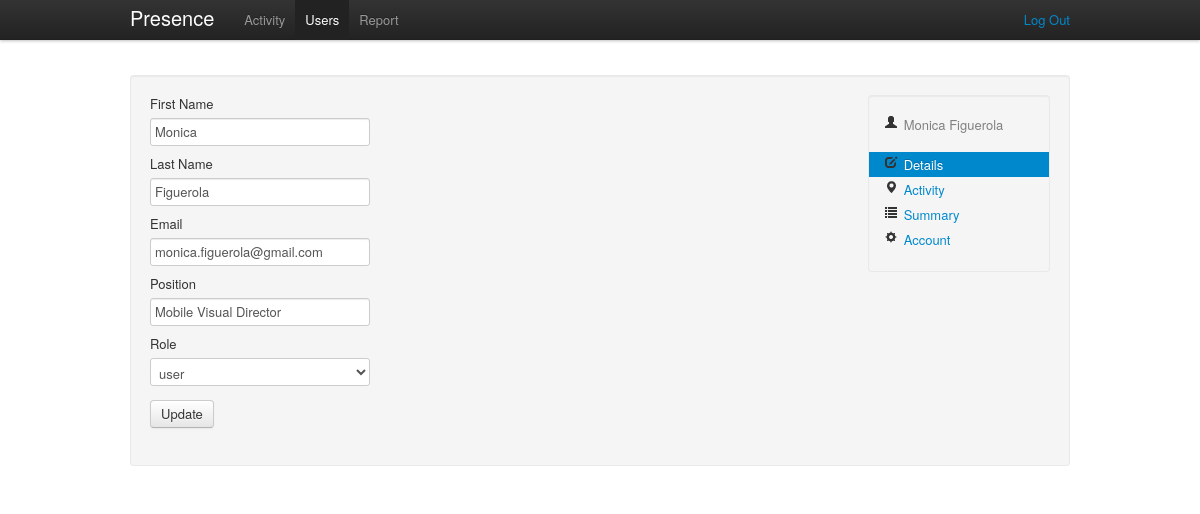
/admin/users/2/details (signed in), run on the app's committed database.
### tables this page shows
CREATE TABLE IF NOT EXISTS `presence_users` (
  `id` int(11) NOT NULL AUTO_INCREMENT,
  `email` varchar(150) NOT NULL,
  `password` varchar(50) NOT NULL,
  `role` varchar(20) NOT NULL,
  `firstname` varchar(200) NOT NULL,
  `lastname` varchar(300) NOT NULL,
  `position` varchar(200) NOT NULL,
  `UUID` varchar(36) NOT NULL,
  `mac` char(17) NOT NULL,
  PRIMARY KEY (`id`)
);

### public/index.php (called while the page is built, shortened)
<?php
require_once (ROOT . '/config/config.php');
$url = isset($_GET['url']) ? $_GET['url'] : null;
$role = isset($_SESSION['role']) ? $_SESSION['role'] : null;
if ($url == null && $role == null) {
    $controller = "AuthController";
    $action = "asklogin";
    $url_params = array();
} else if ($url == null && isset($role)) {
    $controller = ucfirst($role) . 'Controller';
    $action = 'activity';
    $url_params = array();
} else {
    $url_params = explode('/', $url);
    $controller = ucfirst(array_shift($url_params));
    $action = $url_params[0] == null ? 'activity' : array_shift($url_params);
}
isset($url_params[1])
    ? $extra_action = $url_params[1]
    : $extra_action = null;
$extra_params = $_POST;
new $controller($action, array_merge($url_params, $extra_params), $extra_action);

### config/config.php (called while the page is built, shortened)
<?php
$CONFIG = new stdClass();
$CONFIG->wwwroot = 'https://localhost/presence-manager';
$CONFIG->dbhost = 'localhost';
$CONFIG->dbname = 'presence';
$CONFIG->dbuser = 'root';
$CONFIG->dbpassword = 'doremi';

### lang/en.php (called while the page is built, shortened)
<?php
$STRINGS = null;
$STRINGS['brand'] = 'Presence';
$STRINGS['login'] = 'Login';
$STRINGS['help'] = 'Help';
$STRINGS['activity'] = 'Activity';
$STRINGS['users'] = 'Users';
$STRINGS['report'] = 'Report';
$STRINGS['user'] = 'User';
$STRINGS['logout'] = 'Log Out';
$STRINGS['home'] = 'Home';
$STRINGS['404'] = '404';
$STRINGS['details'] = 'Details';
$STRINGS['summary'] = 'Summary';
$STRINGS['account'] = 'Account';
$STRINGS['starttime'] = 'Start Time';
$STRINGS['startdate'] = 'Start Date';
$STRINGS['endtime'] = 'End Time';
$STRINGS['enddate'] = 'End Date';
$STRINGS['action'] = 'Action';
$STRINGS['time'] = 'Time';
$STRINGS['date'] = 'Date';
$STRINGS['firstname'] = 'First Name';
$STRINGS['lastname'] = 'Last Name';
$STRINGS['email'] = 'Email';
$STRINGS['issued'] = 'Issued';
$STRINGS['period'] = 'Period';
$STRINGS['intervals'] = 'Intervals';
$STRINGS['interval'] = 'Interval';
$STRINGS['total'] = 'Total';
$STRINGS['password'] = 'Password';
$STRINGS['position'] = 'Position';
$STRINGS['role'] = 'Role';
$STRINGS['update'] = 'Update';
$STRINGS['week'] = 'Week';
$STRINGS['month'] = 'Month';
$STRINGS['year'] = 'Year';
$STRINGS['type'] = 'Type';
$STRINGS['message'] = 'Message';
$STRINGS['previous'] = 'Previous';
$STRINGS['next'] = 'Next';
$STRINGS['user:update:success'] = 'User details updated successfully!';
$STRINGS['user:update:failed'] = 'User details update falied!';
$STRINGS['user:delete:success'] = 'User deleted successfully!';
$STRINGS['user:delete:failed'] = 'User deleition falied!';
$STRINGS['user:create:success'] = 'The new user has been created!';
$STRINGS['user:create:failed'] = 'Error creating new user!';
$STRINGS['user:create:duplicate'] = 'This user already exists!';
$STRINGS['admin:no:activities'] = 'No more activity!';
$STRINGS['add:user'] = 'Add User';
$STRINGS['create:user'] = 'Create User';
$STRINGS['build:report'] = 'Build Report';
$STRINGS['event:success'] = 'Success!';
$STRINGS['event:error'] = 'Error!';
$STRINGS['event:checkin'] = 'Check-In';
$STRINGS['event:checkout'] = 'Check-Out';
$STRINGS['event:incidence'] = 'Incidence';
$STRINGS['event:noactivity'] = 'No Activity!';
$STRINGS['event:noactivity:message'] = 'No more user activity';
$STRINGS['event:noactivityinterval:message'] = 'There is no user activity in the selected interval';
$STRINGS['event:nousers'] = 'No users';

### lib/DB.php (called while the page is built, shortened)
<?php
class DB {
    private static $_instance;
    private static function getInstance(){
        if(self::$_instance == null){
            self::$_instance = new $class();
        }
        return self::$_instance;
    }
    public static function setUp($params){
        $db = self::getInstance();
        $db->_connection = new PDO("mysql:host=" . $params->dbhost . ";
                                    dbname=" . $params->dbname,
                                               $params->dbuser,
                                               $params->dbpassword);
    }
    public static function getDB(){
        $db = self::getInstance();
        return $db->_connection;
    }
	static function getRecord($sql, array $params){
        $st = self::getDB()->prepare($sql);
		$st->execute($params);
		return $st->fetch(PDO::FETCH_OBJ);
	}
}

### app/model.class.php (called while the page is built, shortened)
<?php
abstract class Model{
    public static function find($id){
        $sql = "SELECT *
                FROM ".self::table()."
                WHERE `id` = ?";
        return DB::getRecord($sql, array($id));
    }
    protected static function table(){
        $prefix = 'presence_';
        $caller = get_called_class();
        $class = lcfirst(substr($caller, 0, -5));
        return $prefix.self::pluralise($class);
    }
    private static function pluralise($word){
        $exceptions = array();
        $exceptions['activity'] = 'activity';
        empty($exceptions[$word])
            ? $plural = $word.'s'
            : $plural = $exceptions[$word];
        return $plural;
    }
}

### app/controllers/AdminController.php (called while the page is built, shortened)
<?php
class AdminController extends Controller {
    public function __construct($action, $params, $extra_action = null) {
        global $CONFIG;
        isset($extra_action) ? $action = $action . '_' . $extra_action : null;
        if ($this->check_role('admin') && method_exists($this, $action)) {
            $this->$action($params);
        } else {
            RoutingHelper::redirect($CONFIG->wwwroot . '/error/notfound');
        }
    }
    public function users_details($params) {
        $this->_view = new AdminUserDetailsView(UserModel::find($params[0]));
    }
}

### app/views/admin/AdminUserDetailsView.php (the view, shortened to what this page needs)
<?php
class AdminUserDetailsView extends View{
	private $_user;
    public function __construct($user, $alert = null) {
        $this->_user = $user;
    }
	public function menu(){
        return MenuHelper::admin_base_menu('users');
	}
	public function content(){
		global $CONFIG, $STRINGS;
		$selected_user = $this->_user->role == 'user' ? 'SELECTED' : '';
		$selected_admin = $this->_user->role == 'admin' ? 'SELECTED' : '';
		return '
        <section id="user-details" class="well">
        '.MenuHelper::admin_submenu('details', $this->_user).'
            <form action="'.$CONFIG->wwwroot.'/admin/users/'.$this->_user->id.'/update"  method="post">
                <label>'.$STRINGS['firstname'].'</label>
                <input type="text" name="firstname" value="'.$this->_user->firstname.'">
                <label>'.$STRINGS['lastname'].'</label>
                <input type="text" name="lastname" value="'.$this->_user->lastname.'">
                <label>'.$STRINGS['email'].'</label>
                <input type="text" name="email" value="'.$this->_user->email.'">
                <label>'.$STRINGS['position'].'</label>
                <input type="text" name="position" value="'.$this->_user->position.'">
                <label>'.$STRINGS['role'].'</label>
                <select name="role">
                    <option '.$selected_user.'>user</option>
                    <option '.$selected_admin.'>admin</option>
                </select>
                <label></label>
                <button type="submit" class="btn">'.$STRINGS['update'].'</button>
            </form>
        </section>';
	}
}

### app/helpers/MenuHelper.php (shortened to what this page needs)
<?php
class MenuHelper extends Helper {
    static public function admin_base_menu($active) {
        global $CONFIG, $STRINGS;
        $activity = $users = $report = null;
        return
            '<ul class="nav">
                <li ' . $activity . '><a href="' . $CONFIG->wwwroot . '/admin/activity">' . $STRINGS['activity'] . '</a></li>
                <li ' . $users . ' ><a href="' . $CONFIG->wwwroot . '/admin/users">' . $STRINGS['users'] . '</a></li>
                <li ' . $report . ' ><a href="' . $CONFIG->wwwroot . '/admin/report">' . $STRINGS['report'] . '</a></li>
            </ul>' . MenuHelper::get_logout_option();
    }
    static public function admin_submenu($active, $user){
        global $CONFIG, $STRINGS;
        $details = $activity = $summary = $account = null;
        return '
            <ul class="nav nav-list well inline-menu">
                <li class="id-tab">
                    <i class="icon-user"></i>&nbsp;'.$user->firstname.' '.$user->lastname.'
                </li>
                <li>&nbsp;</li>
                <li ' . $details . '>
                    <a href="'.$CONFIG->wwwroot.'/admin/users/'.$user->id.'/details">
                    <i class="icon-edit"></i>&nbsp;'.$STRINGS['details'].'</a></li>
                <li ' . $activity . '>
                    <a href="'.$CONFIG->wwwroot.'/admin/users/'.$user->id.'/activity">
                    <i class="icon-map-marker"></i>&nbsp;'.$STRINGS['activity'].'</a></li>
                <li ' . $summary . '>
                    <a href="'.$CONFIG->wwwroot.'/admin/users/'.$user->id.'/summary">
                    <i class="icon-list"></i>&nbsp;'.$STRINGS['summary'].'</a></li>
                <li ' . $account . '>
                    <a href="'.$CONFIG->wwwroot.'/admin/users/'.$user->id.'/account">
                    <i class="icon-cog"></i>&nbsp;'.$STRINGS['account'].'</a></li>
                </ul>';
    }
    static private function get_logout_option(){
        global $CONFIG, $STRINGS;
        return
            '<ul class="nav pull-right no-hover-a">
                <p class="navbar-text pull-right"><a href="' . $CONFIG->wwwroot . '/auth/logout">' . $STRINGS['logout'] . '</a></p>
             </ul>';
    }
}

### public/css/presence.css (style rules this page uses)
html { overflow-y:scroll; }
body { padding-top:75px; }
.id-tab { color:grey; }
.inline-menu { float:right; width:150px; }

### data on the page
presence_users: firstname "Monica", lastname "Figuerola", email "monica.figuerola@gmail.com", position "Mobile Visual Director"

### other printed values
$STRINGS['brand'] "Presence"
$STRINGS['activity'] "Activity"
$STRINGS['users'] "Users"
$STRINGS['report'] "Report"
$STRINGS['logout'] "Log Out"
$STRINGS['details'] "Details"
$STRINGS['summary'] "Summary"
$STRINGS['account'] "Account"
$STRINGS['firstname'] "First Name"
$STRINGS['lastname'] "Last Name"
$STRINGS['email'] "Email"
$STRINGS['position'] "Position"
$STRINGS['role'] "Role"
$STRINGS['update'] "Update"
